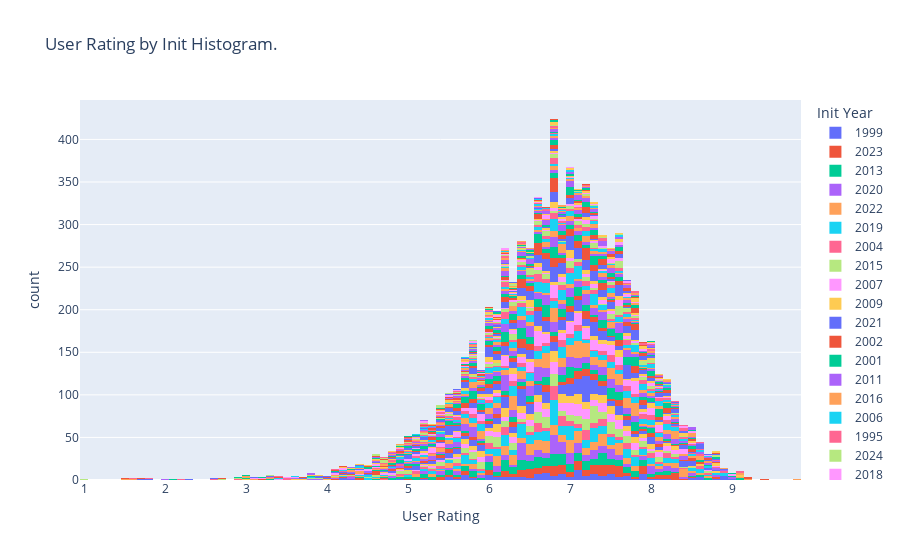
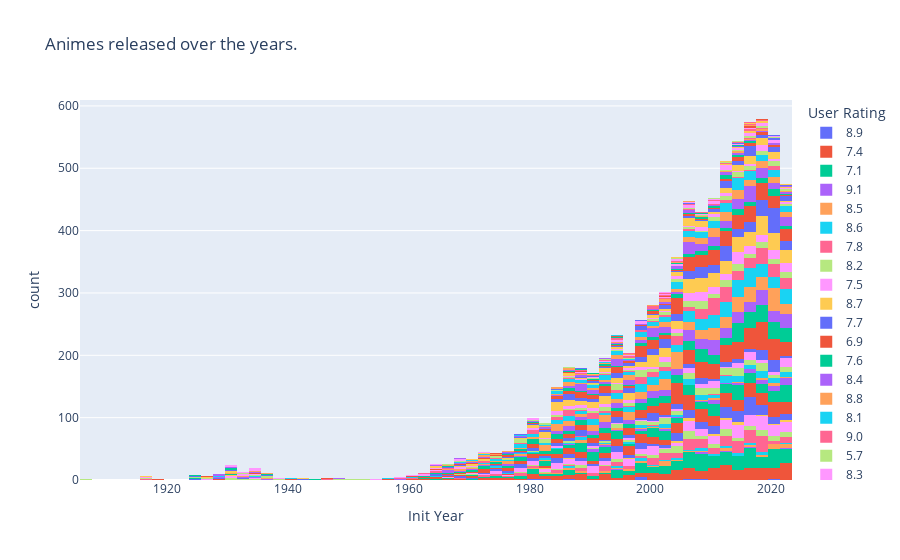

Notebook source saved alongside these figures, in order:
### Markdown cell above
##### User Rating distribution and animes released over the years

### Code cell
# Convert to numeric and convert errors to NaN
filtered['User Rating'] = pd.to_numeric(filtered['User Rating'], errors='coerce')

# Plot
hist1 = px.histogram(filtered, x='User Rating', 
                    nbins=int(1 + 10 * (filtered['User Rating'].max() - filtered['User Rating'].min())),
                    color='Init',
                    title='User Rating by Init Histogram.',
                    labels={'User Rating': 'User Rating', 'Init': 'Init Year'})

hist2 = px.histogram(filtered, x='Init',
                    nbins=70,
                    color='User Rating',
                    title='Animes released over the years.',
                    labels={'User Rating': 'User Rating', 'Init': 'Init Year'})

# Show figures
hist1.show()
hist2.show()
